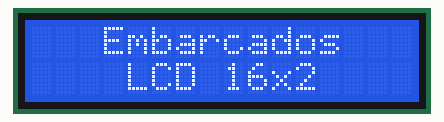
Simulated run of this sketch. Board: Arduino Uno, built with avr-gcc and run on an emulated ATmega328P. Shown: 16×2 character LCD.

Above: at 0.1 s.
At 3.21 s:
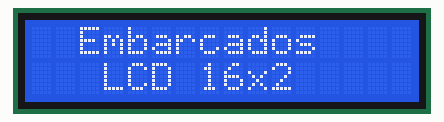
At 4.11 s:
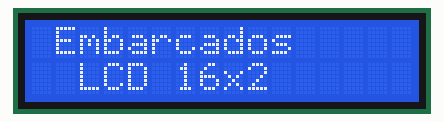
At 5.01 s:
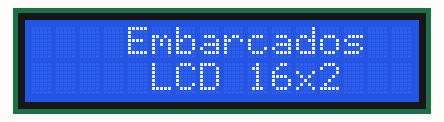
At 5.62 s:
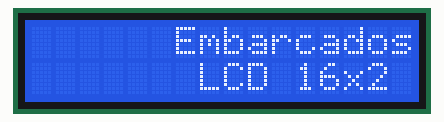

The sketch:

Lab6_tarefa3.ino
```cpp
#include <LiquidCrystal.h>
LiquidCrystal lcd(12, 11, 5, 4, 3, 2); //pinos que serão utilizados no display

void setup(){
  lcd.begin(16,2); //define numero de linhas e colunas no display
}

void scrollLeft (int passos){ //rolagem para a esquerda
  for (int posicao = 0; posicao < passos; posicao++){
    lcd.scrollDisplayLeft();
    delay (300);
  }
}

void scrollRight (int passos){
  for (int posicao = 0; posicao < passos; posicao++){
    lcd.scrollDisplayRight();
    delay(300);
  }
}

void loop (){
  lcd.clear(); //Limpa a tela
  lcd.setCursor(3,0); //Posiciona o cursor na coluna 3, linha 0;
  lcd.print("Embarcados");//texto que vai para o lcd
  lcd.setCursor(3, 1);
  lcd.print(" LCD 16x2");
  delay(3000);

  scrollLeft(3);
  scrollRight(6);
}
```

Measured:
- by itself, everything shown: repeats every 5.7 s, in 10 steps
